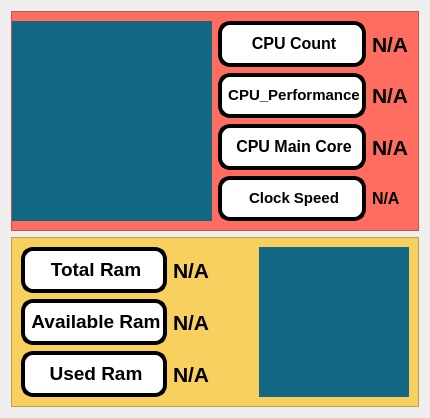
            <widget class="QWidget" name="cpu_and_memory">
             <layout class="QVBoxLayout" name="verticalLayout_3">
              <item>
               <widget class="QFrame" name="cpu_info_frame">
                <property name="styleSheet">
                 <string notr="true">
background-color: #FF6D60;

border-width:0px;


</string>
                </property>
                <property name="frameShape">
                 <enum>QFrame::StyledPanel</enum>
                </property>
                <property name="frameShadow">
                 <enum>QFrame::Raised</enum>
                </property>
                <layout class="QGridLayout" name="gridLayout_3">
                 <property name="leftMargin">
                  <number>0</number>
                 </property>
                 <item row="0" column="3">
                  <widget class="QLabel" name="cpu_count">
                   <property name="maximumSize">
                    <size>
                     <width>402</width>
                     <height>400</height>
                    </size>
                   </property>
                   <property name="font">
                    <font>
                     <pointsize>16</pointsize>
                     <weight>75</weight>
                     <bold>true</bold>
                    </font>
                   </property>
                   <property name="styleSheet">
                    <string notr="true"/>
                   </property>
                   <property name="text">
                    <string>N/A</string>
                   </property>
                  </widget>
                 </item>
                 <item row="1" column="2">
                  <widget class="QLabel" name="label_5">
                   <property name="font">
                    <font>
                     <pointsize>-1</pointsize>
                     <weight>75</weight>
                     <italic>false</italic>
                     <bold>true</bold>
                    </font>
                   </property>
                   <property name="styleSheet">
                    <string notr="true">background-color: rgb(255, 255, 255);
border-style: outset;
border-width: 4px;
border-radius: 12px;
border-color: rgb(0,0,0);
font: bold 14px;
    
    
</string>
                   </property>
                   <property name="text">
                    <string>&lt;html&gt;&lt;head/&gt;&lt;body&gt;&lt;p align=&quot;center&quot;&gt;&lt;span style=&quot; font-size:11pt;&quot;&gt;CPU_Performance&lt;/span&gt;&lt;/p&gt;&lt;/body&gt;&lt;/html&gt;</string>
                   </property>
                  </widget>
                 </item>
                 <item row="2" column="2">
                  <widget class="QLabel" name="label_7">
                   <property name="sizePolicy">
                    <sizepolicy hsizetype="Minimum" vsizetype="Preferred">
                     <horstretch>0</horstretch>
                     <verstretch>0</verstretch>
                    </sizepolicy>
                   </property>
                   <property name="minimumSize">
                    <size>
                     <width>0</width>
                     <height>0</height>
                    </size>
                   </property>
                   <property name="maximumSize">
                    <size>
                     <width>200</width>
                     <height>100</height>
                    </size>
                   </property>
                   <property name="font">
                    <font>
                     <pointsize>-1</pointsize>
                     <weight>75</weight>
                     <italic>false</italic>
                     <bold>true</bold>
                    </font>
                   </property>
                   <property name="styleSheet">
                    <string notr="true">background-color: rgb(255, 255, 255);
border-style: outset;
border-width: 4px;
border-radius: 12px;
border-color: rgb(0,0,0);
font: bold 14px;
    
    

</string>
                   </property>
                   <property name="text">
                    <string>&lt;html&gt;&lt;head/&gt;&lt;body&gt;&lt;p align=&quot;center&quot;&gt;&lt;span style=&quot; font-size:12pt;&quot;&gt;CPU Main Core&lt;/span&gt;&lt;/p&gt;&lt;/body&gt;&lt;/html&gt;</string>
                   </property>
                  </widget>
                 </item>
                 <item row="0" column="2">
                  <widget class="QLabel" name="label_3">
                   <property name="font">
                    <font>
                     <pointsize>-1</pointsize>
                     <weight>75</weight>
                     <italic>false</italic>
                     <bold>true</bold>
                    </font>
                   </property>
                   <property name="styleSheet">
                    <string notr="true">background-color: rgb(255, 255, 255);
border-style: outset;
border-width: 4px;
border-radius: 12px;
border-color: rgb(0,0,0);
font: bold 14px;
    
    
</string>
                   </property>
                   <property name="text">
                    <string>&lt;html&gt;&lt;head/&gt;&lt;body&gt;&lt;p align=&quot;center&quot;&gt;&lt;span style=&quot; font-size:12pt;&quot;&gt;CPU Count&lt;/span&gt;&lt;/p&gt;&lt;/body&gt;&lt;/html&gt;</string>
                   </property>
                  </widget>
                 </item>
                 <item row="1" column="3">
                  <widget class="QLabel" name="cpu_per">
                   <property name="font">
                    <font>
                     <pointsize>16</pointsize>
                     <weight>75</weight>
                     <bold>true</bold>
                    </font>
                   </property>
                   <property name="styleSheet">
                    <string notr="true"/>
                   </property>
                   <property name="text">
                    <string>N/A</string>
                   </property>
                  </widget>
                 </item>
                 <item row="2" column="3">
                  <widget class="QLabel" name="cpu_main_core">
                   <property name="maximumSize">
                    <size>
                     <width>100</width>
                     <height>100</height>
                    </size>
                   </property>
                   <property name="font">
                    <font>
                     <pointsize>16</pointsize>
                     <weight>75</weight>
                     <bold>true</bold>
                    </font>
                   </property>
                   <property name="styleSheet">
                    <string notr="true"/>
                   </property>
                   <property name="text">
                    <string>N/A</string>
                   </property>
                  </widget>
                 </item>
                 <item row="3" column="2">
                  <widget class="QLabel" name="label_12">
                   <property name="styleSheet">
                    <string notr="true">background-color: rgb(255, 255, 255);
border-style: outset;
border-width: 4px;
border-radius: 12px;
border-color: rgb(0,0,0);
font: bold 14px;
    
    

</string>
                   </property>
                   <property name="text">
                    <string>&lt;html&gt;&lt;head/&gt;&lt;body&gt;&lt;p align=&quot;center&quot;&gt;&lt;span style=&quot; font-size:11pt;&quot;&gt;Clock Speed&lt;/span&gt;&lt;/p&gt;&lt;/body&gt;&lt;/html&gt;</string>
                   </property>
                  </widget>
                 </item>
                 <item row="0" column="1" rowspan="4">
                  <widget class="roundProgressBar" name="cpu_chart" native="true">
                   <property name="minimumSize">
                    <size>
                     <width>200</width>
                     <height>200</height>
                    </size>
                   </property>
                   <property name="maximumSize">
                    <size>
                     <width>300</width>
                     <height>300</height>
                    </size>
                   </property>
                   <property name="styleSheet">
                    <string notr="true">background-color: #126782;</string>
                   </property>
                  </widget>
                 </item>
                 <item row="3" column="3">
                  <widget class="QLabel" name="clockspeed">
                   <property name="font">
                    <font>
                     <pointsize>16</pointsize>
                     <weight>75</weight>
                     <bold>true</bold>
                    </font>
                   </property>
                   <property name="text">
                    <string>&lt;html&gt;&lt;head/&gt;&lt;body&gt;&lt;p&gt;&lt;span style=&quot; font-size:12pt; font-weight:600;&quot;&gt;N/A&lt;/span&gt;&lt;/p&gt;&lt;/body&gt;&lt;/html&gt;</string>
                   </property>
                  </widget>
                 </item>
                </layout>
               </widget>
              </item>
              <item>
               <widget class="QFrame" name="ram_info_frame">
                <property name="styleSheet">
                 <string notr="true">background-color: #F7D060;

border-width:0px;


</string>
                </property>
                <property name="frameShape">
                 <enum>QFrame::StyledPanel</enum>
                </property>
                <property name="frameShadow">
                 <enum>QFrame::Raised</enum>
                </property>
                <layout class="QGridLayout" name="gridLayout_4">
                 <item row="0" column="0">
                  <widget class="QLabel" name="label_9">
                   <property name="maximumSize">
                    <size>
                     <width>200</width>
                     <height>100</height>
                    </size>
                   </property>
                   <property name="font">
                    <font>
                     <pointsize>-1</pointsize>
                     <weight>75</weight>
                     <italic>false</italic>
                     <bold>true</bold>
                    </font>
                   </property>
                   <property name="styleSheet">
                    <string notr="true">background-color: rgb(255, 255, 255);
border-style: outset;
border-width: 4px;
border-radius: 12px;
border-color: rgb(0,0,0);
font: bold 14px;
    
    
</string>
                   </property>
                   <property name="text">
                    <string>&lt;html&gt;&lt;head/&gt;&lt;body&gt;&lt;p align=&quot;center&quot;&gt;&lt;span style=&quot; font-size:14pt;&quot;&gt;Total Ram&lt;/span&gt;&lt;/p&gt;&lt;/body&gt;&lt;/html&gt;</string>
                   </property>
                  </widget>
                 </item>
                 <item row="1" column="1">
                  <widget class="QLabel" name="available_ram">
                   <property name="font">
                    <font>
                     <pointsize>16</pointsize>
                     <weight>75</weight>
                     <bold>true</bold>
                    </font>
                   </property>
                   <property name="styleSheet">
                    <string notr="true"/>
                   </property>
                   <property name="text">
                    <string>N/A</string>
                   </property>
                  </widget>
                 </item>
                 <item row="1" column="0">
                  <widget class="QLabel" name="label_14">
                   <property name="font">
                    <font>
                     <pointsize>-1</pointsize>
                     <weight>75</weight>
                     <italic>false</italic>
                     <bold>true</bold>
                    </font>
                   </property>
                   <property name="styleSheet">
                    <string notr="true">background-color: rgb(255, 255, 255);
border-style: outset;
border-width: 4px;
border-radius: 12px;
border-color: rgb(0,0,0);
font: bold 14px;
    
    
</string>
                   </property>
                   <property name="text">
                    <string>&lt;html&gt;&lt;head/&gt;&lt;body&gt;&lt;p align=&quot;center&quot;&gt;&lt;span style=&quot; font-size:14pt;&quot;&gt;Available Ram&lt;/span&gt;&lt;/p&gt;&lt;/body&gt;&lt;/html&gt;</string>
                   </property>
                  </widget>
                 </item>
                 <item row="0" column="1">
                  <widget class="QLabel" name="total_ram">
                   <property name="maximumSize">
                    <size>
                     <width>100</width>
                     <height>100</height>
                    </size>
                   </property>
                   <property name="font">
                    <font>
                     <pointsize>16</pointsize>
                     <weight>75</weight>
                     <bold>true</bold>
                    </font>
                   </property>
                   <property name="styleSheet">
                    <string notr="true"/>
                   </property>
                   <property name="text">
                    <string>N/A</string>
                   </property>
                  </widget>
                 </item>
                 <item row="2" column="1">
                  <widget class="QLabel" name="ram_used">
                   <property name="font">
                    <font>
                     <pointsize>16</pointsize>
                     <weight>75</weight>
                     <bold>true</bold>
                    </font>
                   </property>
                   <property name="styleSheet">
                    <string notr="true"/>
                   </property>
                   <property name="text">
                    <string>N/A</string>
                   </property>
                  </widget>
                 </item>
                 <item row="2" column="0">
                  <widget class="QLabel" name="label_13">
                   <property name="font">
                    <font>
                     <pointsize>-1</pointsize>
                     <weight>75</weight>
                     <italic>false</italic>
                     <bold>true</bold>
                    </font>
                   </property>
                   <property name="styleSheet">
                    <string notr="true">background-color: rgb(255, 255, 255);
border-style: outset;
border-width: 4px;
border-radius: 12px;
border-color: rgb(0,0,0);
font: bold 14px;
    
    
</string>
                   </property>
                   <property name="text">
                    <string>&lt;html&gt;&lt;head/&gt;&lt;body&gt;&lt;p align=&quot;center&quot;&gt;&lt;span style=&quot; font-size:14pt;&quot;&gt;Used Ram&lt;/span&gt;&lt;/p&gt;&lt;/body&gt;&lt;/html&gt;</string>
                   </property>
                  </widget>
                 </item>
                 <item row="0" column="2" rowspan="3">
                  <widget class="roundProgressBar" name="ram_chart" native="true">
                   <property name="minimumSize">
                    <size>
                     <width>150</width>
                     <height>150</height>
                    </size>
                   </property>
                   <property name="maximumSize">
                    <size>
                     <width>300</width>
                     <height>300</height>
                    </size>
                   </property>
                   <property name="styleSheet">
                    <string notr="true">background-color: #126782;</string>
                   </property>
                  </widget>
                 </item>
                </layout>
               </widget>
              </item>
             </layout>
            </widget>
